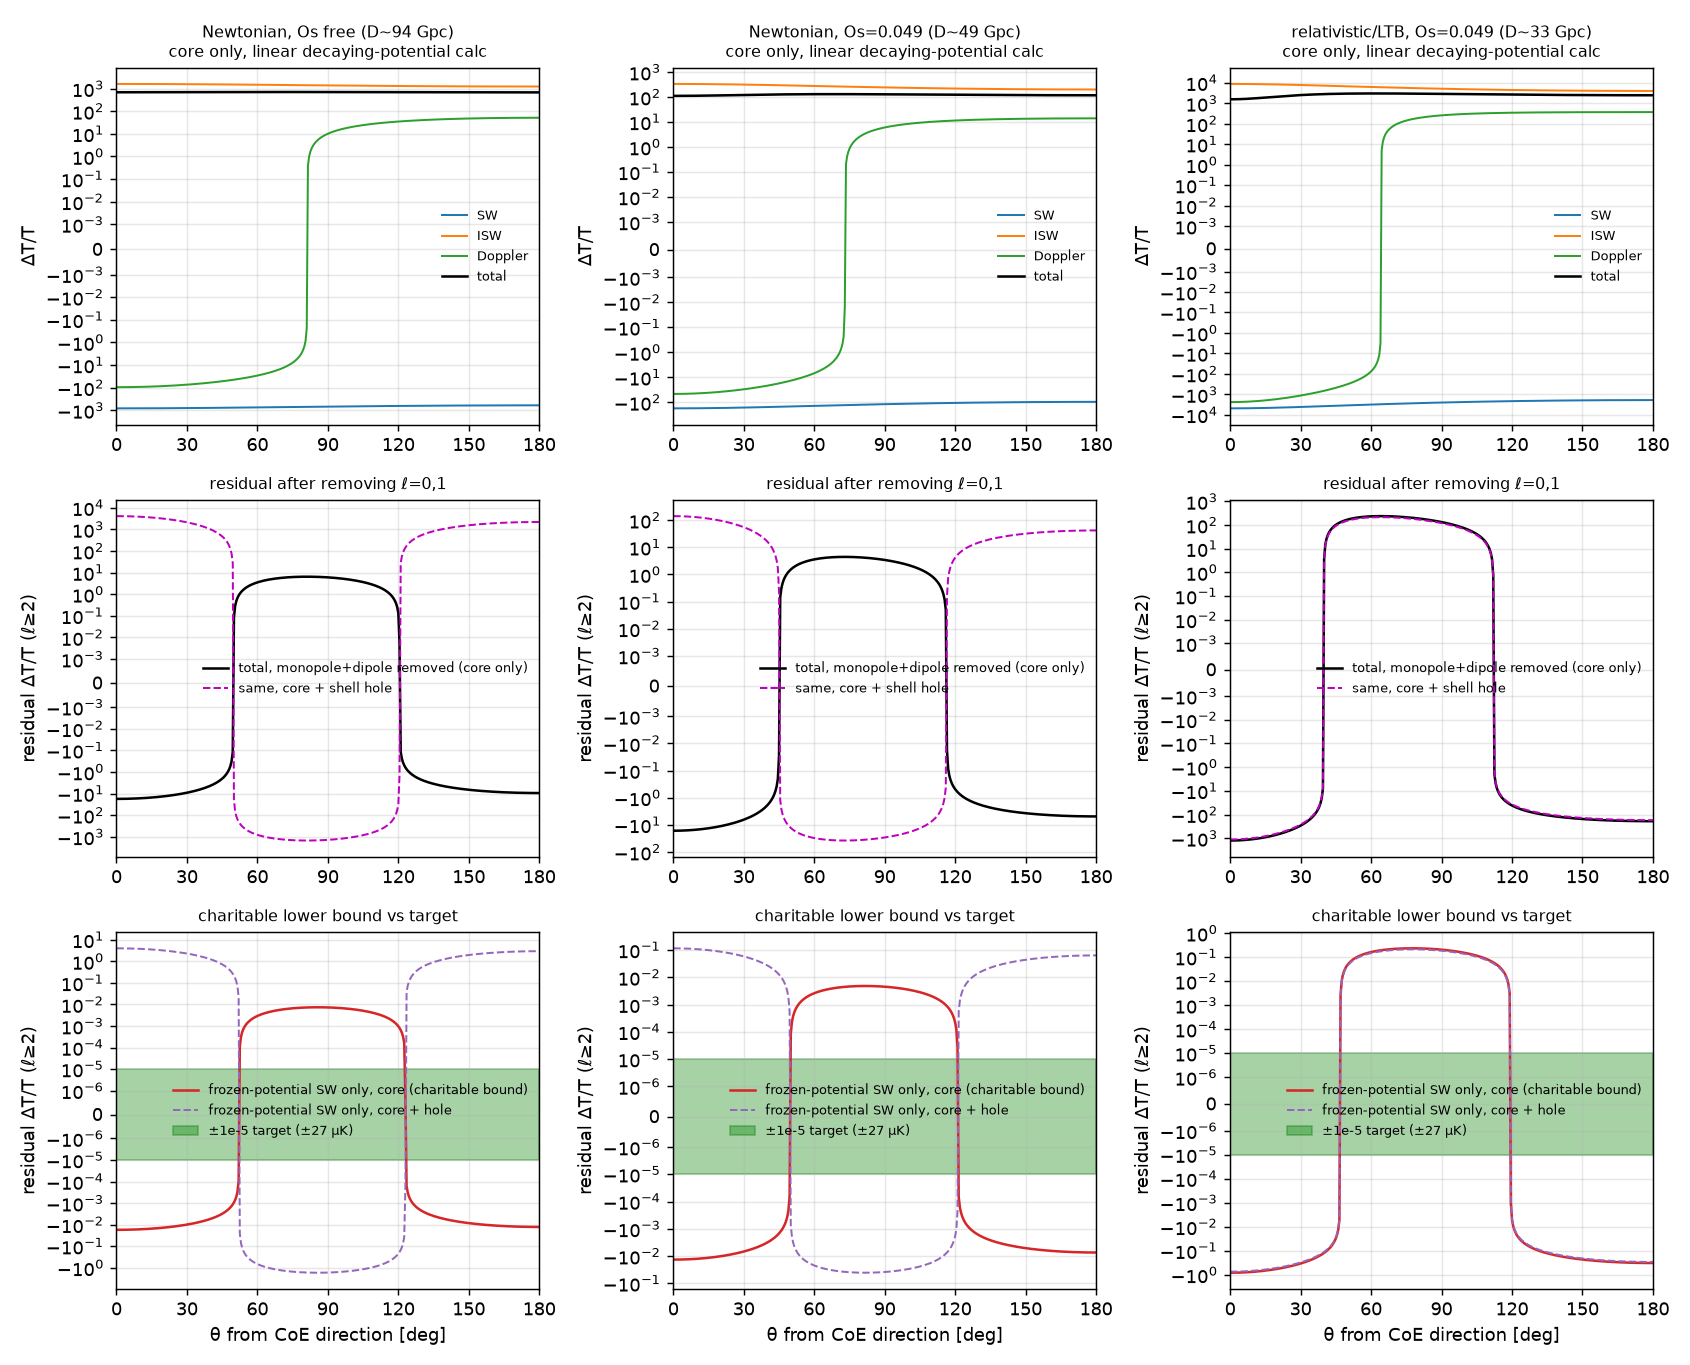

Generate this figure with Python:
"""CMB temperature anisotropy of the CoE toy cosmology (core + uniform Sedov-Taylor shell, Lambda=0, no DM).
Linear (weak-field) Sachs-Wolfe / Doppler / ISW split along null rays, axisymmetric about the CoE axis.
theta = angle between the line of sight and the direction to the CoE (theta=0 looks at the CoE).

Model ingredients (taken from files, not refitted):
  - D, Mc [kg], Os, R_in, R_out from steps_v3/dscan/dscan.json (headline points: free D~94, omb D~49, rel/LTB D~33).
  - <H> (model's own sky-averaged H) from steps_v3/notebook_results.json["anchor"] -> background expansion rate today.
  - R = 14.3 Gpc (CMB emission sphere, comoving, centred on us), emission at scale a_e = 1/1101 (T=3000 K).
Potential: inside the shell the uniform shell part is quadratic in r (-> only l<=1 on the sky, absorbed by the
homologous V = k r background, Taylor 1950 / Sedov 1959). l>=2 comes only from the 1/r pieces:
  Phi_pert = -G Meff / r_phys,  Meff = Mc (core only)  or  Mc - Mhole (core + the empty interior r<R_in of the shell).
In the homologous background Phi_pert at fixed comoving x decays as 1/a (Mc, Mhole conserved) -> ISW.
"""
import json, os, numpy as np
from numpy.polynomial.legendre import leggauss, legval
from scipy.integrate import cumulative_trapezoid
import matplotlib; matplotlib.use("Agg"); import matplotlib.pyplot as plt

HERE = os.path.dirname(os.path.abspath(__file__)); S3 = os.path.dirname(HERE)
G = 6.67430e-11; c = 2.99792458e8; GPC = 3.0856775814913673e25; MPC = GPC / 1e3; T0 = 2.7255
R_GPC = 14.3; A_E = 1 / 1101.0
H70 = 70e3 / MPC; RHOC70 = 3 * H70**2 / (8 * np.pi * G)          # dscan shell-mass convention (Os x rho_c(70))

dscan = json.load(open(os.path.join(S3, "dscan", "dscan.json")))
anchor = json.load(open(os.path.join(S3, "notebook_results.json")))["anchor"]
HEAD = {"free": 6.553635010401956, "omb": 3.4386644382849716, "rel": 2.3034233550510663}   # D/R of the headline fits
LABEL = {"free": "Newtonian, Os free (D~94 Gpc)", "omb": "Newtonian, Os=0.049 (D~49 Gpc)", "rel": "relativistic/LTB, Os=0.049 (D~33 Gpc)"}

def point(fit, DR):
    for p in dscan["points"][fit]:
        if abs(p["DR"] - DR) < 1e-6: return p
    raise KeyError((fit, DR))

def background(Om, H0, a):
    """H(a) for Lambda=0 dust (Om=0 -> coasting a ~ t)."""
    return H0 * np.sqrt(Om * a**-3 + (1 - Om) * a**-2)

def rays(p, H0, meff, null="coast", a_i=1e-4, mu=None, na=6000):
    """Return dict of Delta T / T components on directions mu = cos(theta)."""
    D = p["D"] * GPC; R = R_GPC * GPC
    Om = 0.0 if null == "coast" else p["Os"]
    a = np.geomspace(A_E, 1.0, na)                                   # along the ray, a_e -> 1
    Hs = background(Om, H0, a)
    # null-ray shape chi(a) from the background, normalised so chi(a_e) = R (user spec: emission sphere radius R at a = 1/1101)
    shape = cumulative_trapezoid((1 / (a**2 * Hs))[::-1], a[::-1], initial=0.0)[::-1] * -1   # int_a^1 da/(a^2 H)
    chi = R * shape / shape[0]
    # conformal-time integral for peculiar velocities (physical dynamics, real H): eta(a) = int_{a_i}^a da/(a^2 H)
    ag = np.geomspace(min(a_i, A_E) * 0.999, 1.0, 20000); eg = cumulative_trapezoid(1 / (ag**2 * background(Om, H0, ag)), ag, initial=0.0)
    ei = np.interp(a_i, ag, eg)
    deta = lambda aa: np.maximum(np.interp(aa, ag, eg) - ei, 0.0)   # zero before the homologous (pure V=kr) start a_i
    GM = G * meff
    out = {}
    X = lambda m, ch: np.sqrt(D**2 + ch**2 - 2 * D * ch * m)        # comoving distance from CoE (theta from CoE direction)
    Phi0 = lambda m, ch: -GM / X(m, ch)                               # today's-amplitude potential at comoving point
    m = mu[:, None]
    # SW (emission; full Phi: Laplace-exterior pattern with Phi ~ 1/a has zero Newtonian-gauge density contrast -> no intrinsic term)
    sw = Phi0(mu, R) / A_E / c**2
    sw_o = Phi0(np.array([1.0]), 0.0)[0] / c**2                       # observer potential (monopole)
    # ISW: 2/c^2 int dPhi/dt dt = 2/c^2 int Phi0(x(a)) d(1/a)
    P = Phi0(m, chi[None, :]); inv = 1 / a
    isw = 2 / c**2 * np.trapezoid(P, inv[None, :], axis=1)            # integrate in the direction of increasing t (a_e -> 1)
    # Doppler: u = -grad_x Phi0 * deta(a)/a (linear growth in the decaying external field); dT/T = n.(u_o - u_e)/c
    def n_dot_grad(mm, ch):                                           # n . grad Phi0 at comoving point D z + ch n, n=(sin, 0, -cos)
        x = X(mm, ch); return GM * (ch - D * mm) / x**3
    u_e = -n_dot_grad(mu, R) * deta(A_E) / A_E
    u_o = -n_dot_grad(mu, 0.0) * deta(1.0)
    dop = (u_o - u_e) / c
    out = dict(SW=sw - sw_o, ISW=isw, Doppler=dop)
    out["total"] = out["SW"] + out["ISW"] + out["Doppler"]
    # charitable Doppler: emitters on the R sphere carrying TODAY's model peculiar-velocity pattern (the pattern the A(angle) fits see)
    out["Doppler_today"] = (u_o + n_dot_grad(mu, R) * deta(1.0)) / c
    out["SW_frozen"] = (Phi0(mu, R) - Phi0(np.array([1.0]), 0.0)[0]) / c**2   # charitable: potential frozen at today's amplitude, no growth/ISW
    return out

def tidal_dH(p, H0, meff, null, a_i):
    """linear-theory H_radial - H_perp (w.r.t. CoE axis) today at Earth from the tidal tensor of Meff: 3 G M / D^3 * eta(1)"""
    Om = 0.0 if null == "coast" else p["Os"]; ag = np.geomspace(a_i, 1.0, 20000)
    eta = np.trapezoid(1 / (ag**2 * background(Om, H0, ag)), ag)
    return float(3 * G * meff / (p["D"] * GPC)**3 * eta * MPC / 1e3)

NG = 256; MU, W = leggauss(NG)
def legendre(f, lmax=6):
    return np.array([(2 * l + 1) / 2 * np.sum(W * f * legval(MU, [0] * l + [1])) for l in range(lmax + 1)])

def analyse(fit, DR, meff_mode, null, a_i):
    p = point(fit, DR); H0 = anchor[fit]["H"] * 1e3 / MPC
    Mhole = 4 * np.pi / 3 * p["Os"] * RHOC70 * (p["R_in"] * GPC)**3
    meff = p["Mc"] if meff_mode == "core" else p["Mc"] - Mhole
    comp = rays(p, H0, meff, null, a_i, MU)
    res = {k: legendre(v) for k, v in comp.items()}
    eps = G * meff / (c**2 * p["D"] * GPC)
    return p, H0, Mhole, meff, eps, comp, res

def fmt(v): return float(v)

if __name__ == "__main__":
    out = {"meta": {"R_Gpc": R_GPC, "a_e": A_E, "T0_K": T0, "theta": "angle from CoE direction; a_l = Legendre coeffs of dT/T(theta)",
                    "H_source": "notebook_results.json anchor <H>", "params_source": "dscan/dscan.json points",
                    "variants": "null=coast (Om=0 ray shape & dynamics) or decel (Friedmann with Os); a_i = start of pure V=kr flow (peculiar velocity zero before)"},
           "headline": {}, "dscan": {}}
    rows = []
    for fit, DR in HEAD.items():
        out["headline"][fit] = {}
        for mm in ("core", "core+hole"):
            for null in ("coast", "decel"):
                for a_i in (1e-4, 1e-2):
                    p, H0, Mh, meff, eps, comp, res = analyse(fit, DR, mm, null, a_i)
                    key = f"{mm}|{null}|ai={a_i:g}"
                    d = {"D_Gpc": p["D"], "Mc_kg": p["Mc"], "Mhole_kg": Mh, "Meff_kg": meff, "Os": p["Os"], "R_in": p["R_in"], "R_out": p["R_out"],
                         "H_model": anchor[fit]["H"], "VO_c_file": p["VO_c"], "R2_file": p["R2"], "eps_GMeff_c2D": eps, "R_over_D": R_GPC / p["D"],
                         "H_file_r_perp": [p.get("H_r"), p.get("H_perp")], "linear_tidal_dH_r_minus_perp_kms_Mpc": tidal_dH(p, H0, meff, null, a_i)}
                    for k, v in res.items():
                        d[k] = {f"a{l}": fmt(v[l]) for l in range(7)}
                        d[k + "_uK"] = {f"a{l}": fmt(v[l] * T0 * 1e6) for l in range(5)}
                    out["headline"][fit][key] = d
                    for k, v in res.items():
                        rows.append([fit, mm, null, a_i, k] + [v[l] for l in range(7)])
    # D scan (coasting null shape, a_i = 1e-4), all dscan points
    for fit, pts in dscan["points"].items():
        out["dscan"][fit] = []
        for p in pts:
            e = {"DR": p["DR"], "D": p["D"], "mcc": p["mcc"], "Mc": p["Mc"], "R2": p["R2"]}
            for mm in ("core", "core+hole"):
                _, H0, Mh, meff, eps, comp, res = analyse(fit, p["DR"], mm, "coast", 1e-4)
                e[mm] = {"eps": eps, "frozen_a2": fmt(res["SW_frozen"][2]), "frozen_a3": fmt(res["SW_frozen"][3]), "frozen_a4": fmt(res["SW_frozen"][4]),
                         "total_a2": fmt(res["total"][2]), "total_a3": fmt(res["total"][3]), "total_a4": fmt(res["total"][4]),
                         "Dop_a2": fmt(res["Doppler"][2]), "Dop_today_a2": fmt(res["Doppler_today"][2]), "tidal_pred_a2": eps * (R_GPC / p["D"])**2}
            out["dscan"][fit].append(e)
    json.dump(out, open(os.path.join(HERE, "cmb_residual.json"), "w"), indent=1)
    with open(os.path.join(HERE, "cmb_residual_legendre.csv"), "w") as f:
        f.write("fit,mass,null_shape,a_i,component," + ",".join(f"a{l}_dT/T" for l in range(7)) + "\n")
        for r in rows: f.write(",".join(str(x) if not isinstance(x, float) else f"{x:.6e}" for x in r) + "\n")
    # theta profiles (headline, core-only and core+hole, coasting, a_i=1e-4)
    th = np.linspace(0, np.pi, 361); mu = np.cos(th)
    with open(os.path.join(HERE, "cmb_residual_profiles.csv"), "w") as f:
        f.write("fit,mass,theta_deg,SW,ISW,Doppler,total,residual_l>=2,SW_frozen,SW_frozen_residual_l>=2\n")
        prof = {}
        for fit, DR in HEAD.items():
            for mm in ("core", "core+hole"):
                p = point(fit, DR); H0 = anchor[fit]["H"] * 1e3 / MPC
                Mh = 4 * np.pi / 3 * p["Os"] * RHOC70 * (p["R_in"] * GPC)**3
                meff = p["Mc"] if mm == "core" else p["Mc"] - Mh
                comp = rays(p, H0, meff, "coast", 1e-4, mu)
                L = legendre_tot = legendre(rays(p, H0, meff, "coast", 1e-4, MU)["total"])
                Lf = legendre(rays(p, H0, meff, "coast", 1e-4, MU)["SW_frozen"])
                resid = comp["total"] - L[0] - L[1] * mu
                residf = comp["SW_frozen"] - Lf[0] - Lf[1] * mu
                prof[(fit, mm)] = (comp, resid, residf)
                for i in range(len(th)):
                    f.write(f"{fit},{mm},{np.degrees(th[i]):.1f},{comp['SW'][i]:.6e},{comp['ISW'][i]:.6e},{comp['Doppler'][i]:.6e},{comp['total'][i]:.6e},{resid[i]:.6e},{comp['SW_frozen'][i]:.6e},{residf[i]:.6e}\n")
    # figure
    fig, axs = plt.subplots(3, 3, figsize=(13, 10.5))
    deg = np.degrees(th)
    for j, fit in enumerate(HEAD):
        comp, resid, residf = prof[(fit, "core")]
        ax = axs[0, j]
        for k, col in (("SW", "C0"), ("ISW", "C1"), ("Doppler", "C2"), ("total", "k")):
            ax.plot(deg, comp[k], color=col, lw=1.4 if k == "total" else 1.1, label=k)
        ax.set_yscale("symlog", linthresh=1e-3); ax.set_title(LABEL[fit] + "\ncore only, linear decaying-potential calc", fontsize=9)
        ax.set_ylabel("ΔT/T"); ax.legend(fontsize=7, frameon=False)
        ax = axs[1, j]
        ax.plot(deg, resid, "k", lw=1.4, label="total, monopole+dipole removed (core only)")
        comp2, resid2, residf2 = prof[(fit, "core+hole")]
        ax.plot(deg, resid2, "m--", lw=1.1, label="same, core + shell hole")
        ax.set_yscale("symlog", linthresh=1e-3); ax.set_ylabel("residual ΔT/T (ℓ≥2)"); ax.legend(fontsize=7, frameon=False)
        ax.set_title("residual after removing ℓ=0,1", fontsize=9)
        ax = axs[2, j]
        ax.plot(deg, residf, "C3", lw=1.4, label="frozen-potential SW only, core (charitable bound)")
        ax.plot(deg, residf2, "C4--", lw=1.1, label="frozen-potential SW only, core + hole")
        ax.axhspan(-1e-5, 1e-5, color="g", alpha=0.35, label="±1e-5 target (±27 μK)")
        ax.set_yscale("symlog", linthresh=1e-6); ax.set_ylabel("residual ΔT/T (ℓ≥2)"); ax.legend(fontsize=7, frameon=False)
        ax.set_xlabel("θ from CoE direction [deg]"); ax.set_title("charitable lower bound vs target", fontsize=9)
        for a_ in axs[:, j]: a_.set_xlim(0, 180); a_.set_xticks(range(0, 181, 30)); a_.grid(alpha=0.3)
    fig.tight_layout(); fig.savefig(os.path.join(HERE, "cmb_residual.png"), dpi=130)
    # D-scan figure
    fig, ax = plt.subplots(1, 2, figsize=(11, 4.2))
    for fit, col in (("free", "C3"), ("omb", "C2"), ("rel", "C1")):
        E = out["dscan"][fit]; Dv = [e["D"] for e in E]
        ax[0].loglog(Dv, [abs(e["core"]["frozen_a2"]) for e in E], "o-", color=col, label=f"{fit}: |a2| core, frozen SW")
        ax[0].loglog(Dv, [abs(e["core+hole"]["frozen_a2"]) for e in E], "s--", color=col, mfc="none", label=f"{fit}: |a2| core+hole, frozen SW")
        ax[1].loglog(Dv, [abs(e["core"]["total_a2"]) for e in E], "o-", color=col, label=f"{fit}: |a2| core, linear total")
    for a_ in ax: a_.axhline(1e-5, color="g", lw=1.2, label="1e-5 target"); a_.set_xlabel("D [Gpc]"); a_.grid(alpha=0.3, which="both")
    ax[0].set_ylabel("|a2| (ΔT/T)"); ax[0].legend(fontsize=6.5, frameon=False); ax[1].legend(fontsize=7, frameon=False)
    ax[0].set_title("quadrupole vs D along the dscan best fits (charitable)", fontsize=9); ax[1].set_title("quadrupole vs D, linear decaying-potential calc", fontsize=9)
    fig.tight_layout(); fig.savefig(os.path.join(HERE, "cmb_residual_dscan.png"), dpi=130)
    # print summary
    for fit in HEAD:
        for key, d in out["headline"][fit].items():
            if not key.endswith("ai=0.0001") and "decel" not in key: pass
            print(fit, key, "eps=%.3g R/D=%.3f" % (d["eps_GMeff_c2D"], d["R_over_D"]))
            print("   linear dH_r-dH_perp [km/s/Mpc] =", d["linear_tidal_dH_r_minus_perp_kms_Mpc"], "file H_r,H_perp", d["H_file_r_perp"])
            for k in ("SW", "ISW", "Doppler", "total", "SW_frozen", "Doppler_today"):
                print("   %-9s" % k, " ".join("a%d=%+.3e" % (l, d[k]["a%d" % l]) for l in range(5)))
